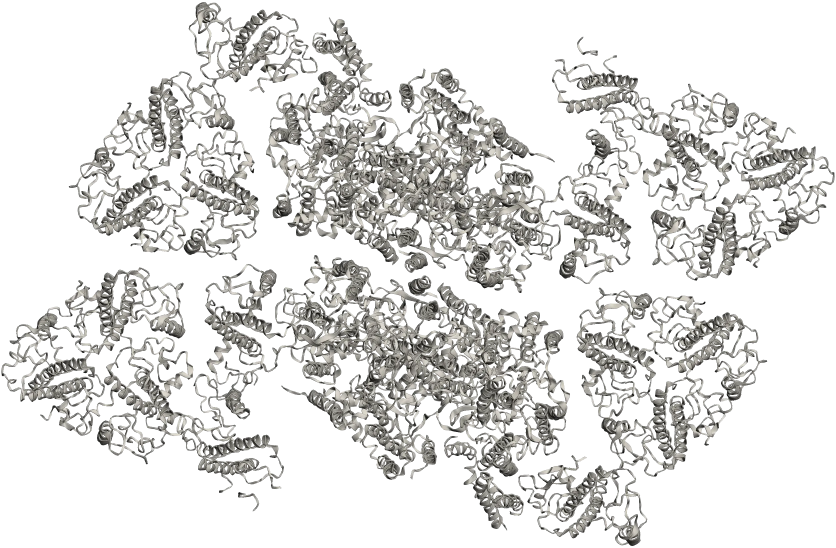
#> input picture src/assets/anim/antenna/psii-base.webp, 2508 x 1642 px (shown at 1/3 size)
$ python lhcii_ab_crop.py ../src/assets/anim/antenna/psii-base.webp out.png
#> lines starting #> are read from the running program, lines starting #| are printed output that depends on the picture
# The LHCII trimer from the stroma with chlorophyll a and b in separate colours (slide 5, variants s1 and s2).
#   python lhcii_ab_crop.py <render.png> <out: src/assets/photos/lhcii-top-ab.png>
# render.png: model3d/complex.html?bare=1&view=top&w=1000&h=1000&scale=10&stick=0.42 (3Dmol.js 2.5.5, PDB 2BHW, pea LHCII)
# in headless Chrome with SwiftShader GL, on a transparent ground: the same call as photos/lhcii-top.png without &onechl,
# so Chl a is #2e7d32, Chl b #93c95a, carotenoids #ef8a17, protein #e4dfd5. Cropped exactly as lhcii-top.png
# (x 83–892, y 70–864), so the anchors TOPA in l04a.ts hold, and quantized to 256 colours.
import sys
from PIL import Image

im = Image.open(sys.argv[1]).convert('RGBA').crop((83, 70, 892, 864)).quantize(256, method=Image.Quantize.FASTOCTREE)
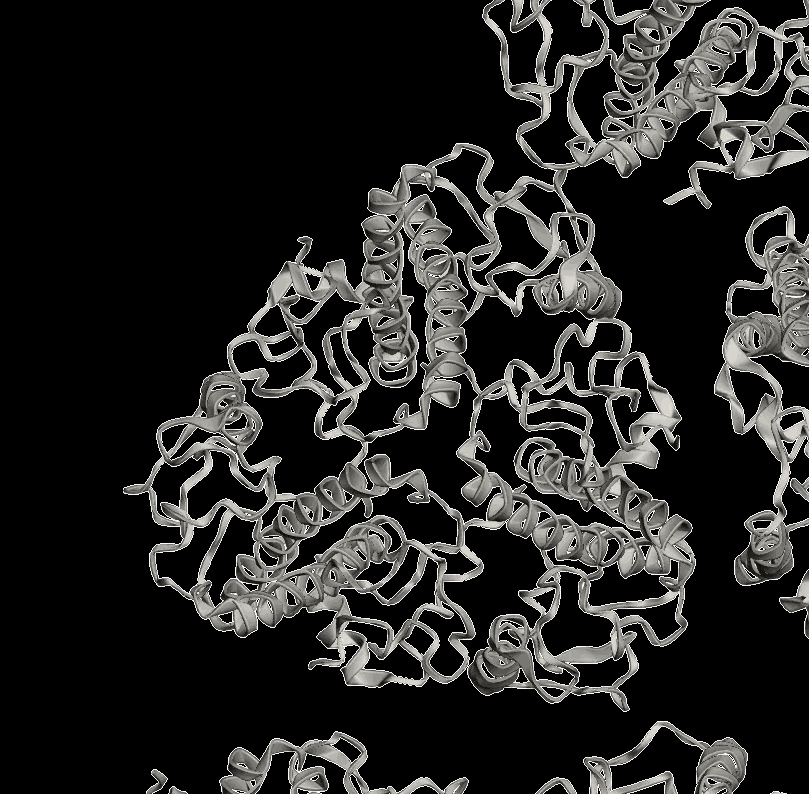
#> im: PIL image 809x794 P; mean R, G, B 38, 37.6, 36.5
im.save(sys.argv[2], optimize=True)
print(sys.argv[2], im.size)
#| out.png (809, 794)

$ run again, on src/assets/anim/antenna/psii-lhcii.webp
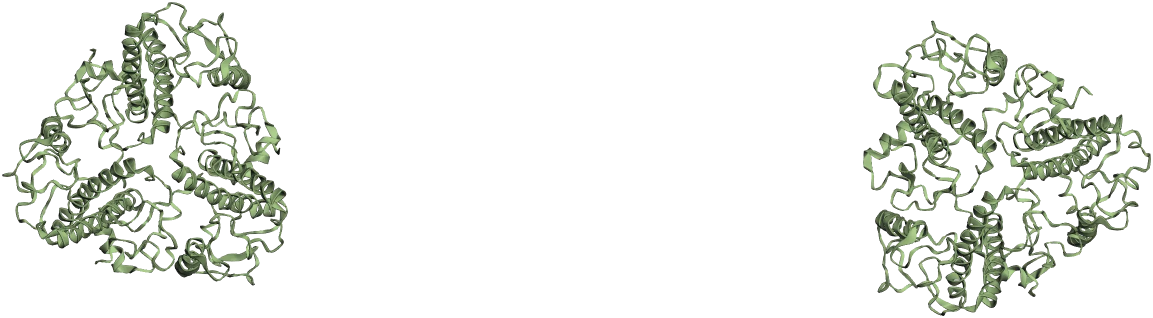
#> input picture src/assets/anim/antenna/psii-lhcii.webp, 2306 x 636 px (shown at 1/2 size)
#> `im = Image.open(sys.argv[1]).convert('RGBA').crop((83, 70, 892, 864))...`:
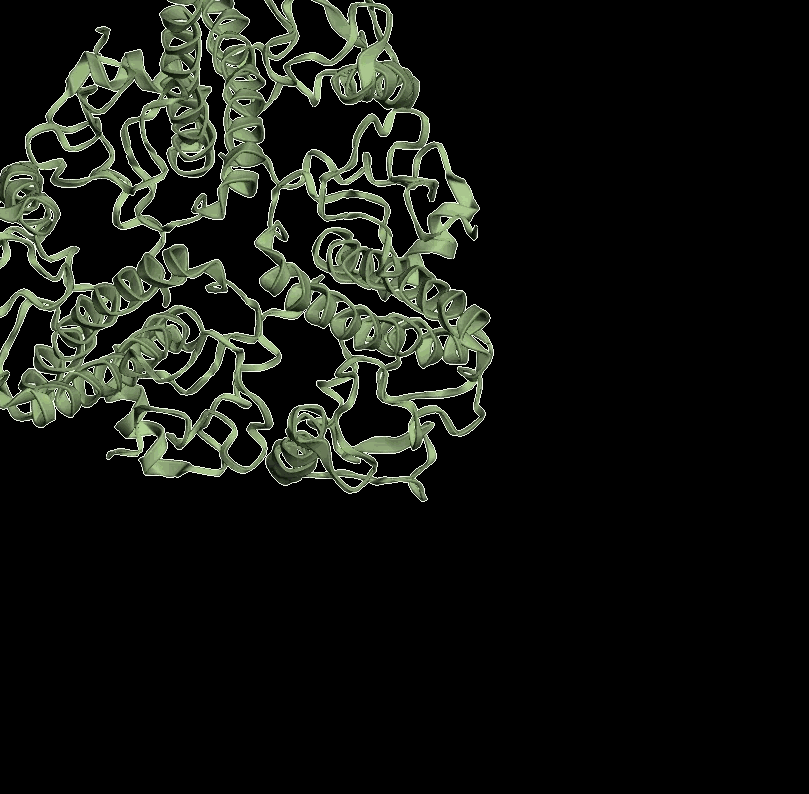
#> im: PIL image 809x794 P; mean R, G, B 19.9, 22.4, 17.5
#| out.png (809, 794)

$ run again, on src/assets/anim/antenna/psii-minor.webp
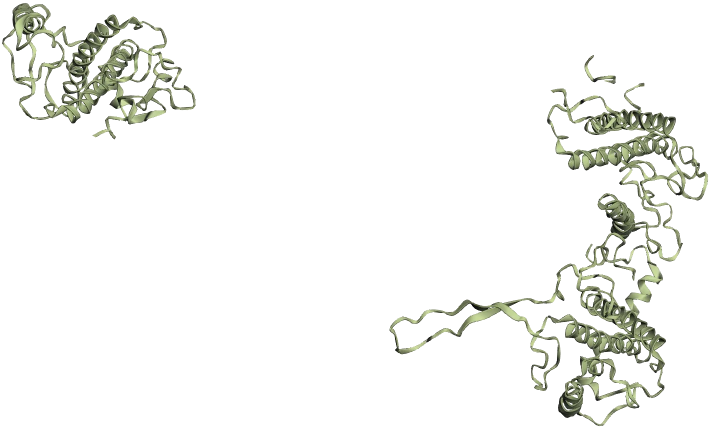
#> input picture src/assets/anim/antenna/psii-minor.webp, 1420 x 856 px (shown at 1/2 size)
#> `im = Image.open(sys.argv[1]).convert('RGBA').crop((83, 70, 892, 864))...`:
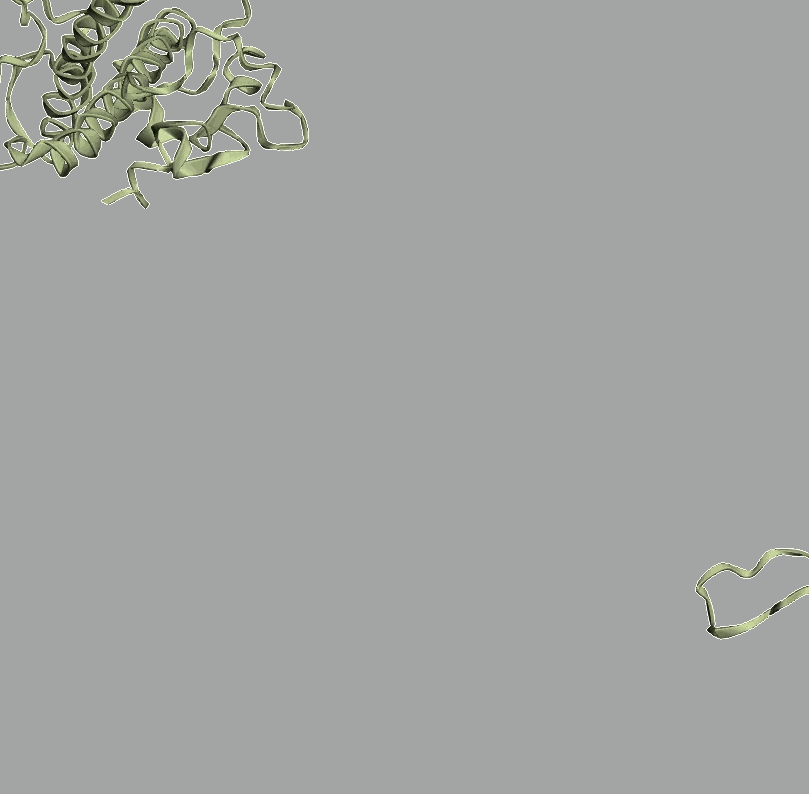
#> im: PIL image 809x794 P; mean R, G, B 162, 164.3, 162
#| out.png (809, 794)

$ run again, on src/assets/anim/antenna/psii-rc.webp
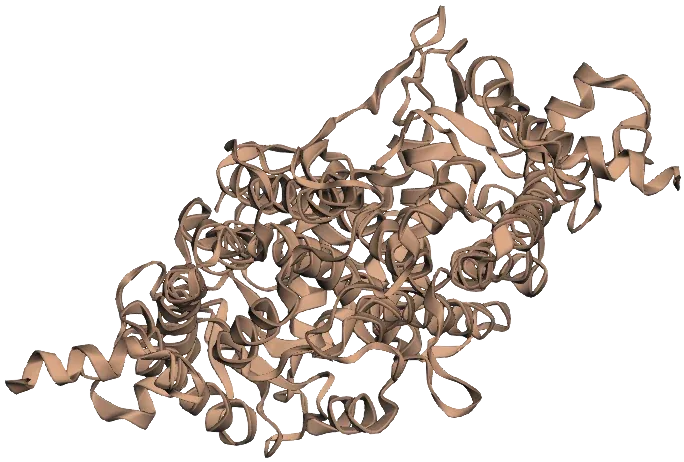
#> input picture src/assets/anim/antenna/psii-rc.webp, 684 x 462 px
#> `im = Image.open(sys.argv[1]).convert('RGBA').crop((83, 70, 892, 864))...`:
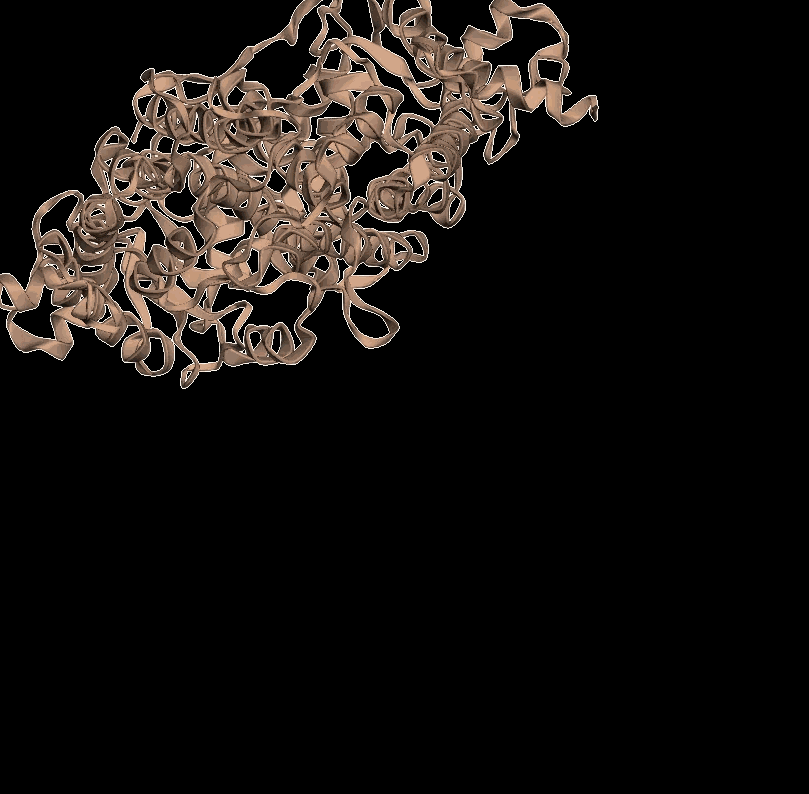
#> im: PIL image 809x794 P; mean R, G, B 21.9, 18.1, 15.6
#| out.png (809, 794)
